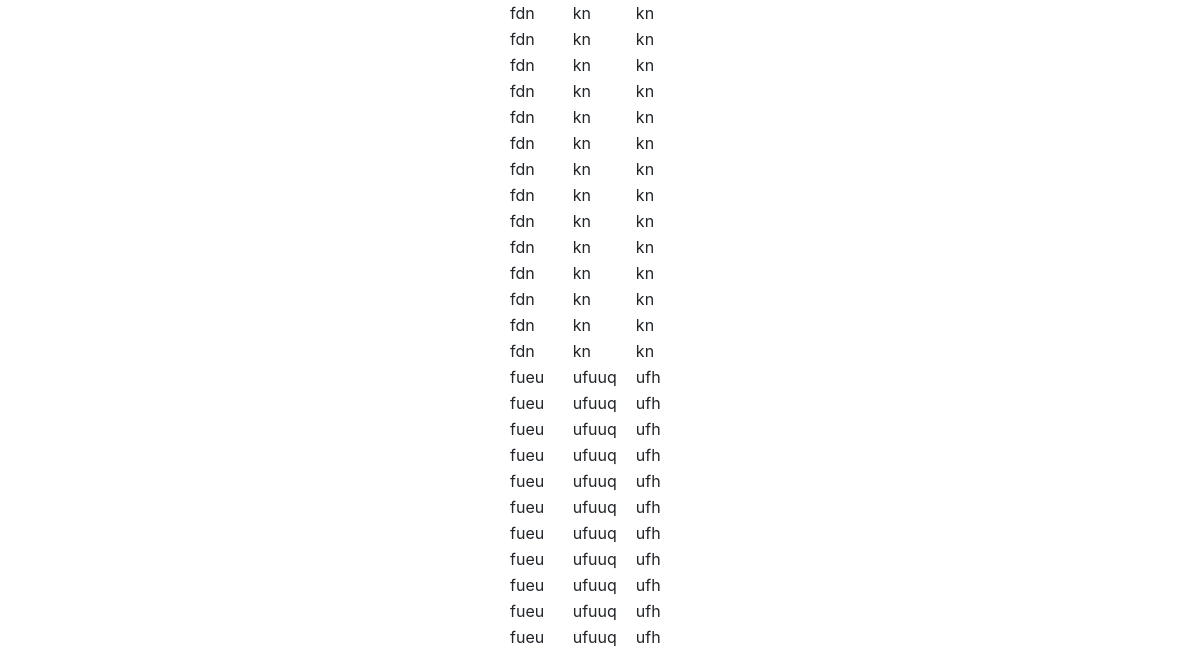
The app's page / (lower part), older data.
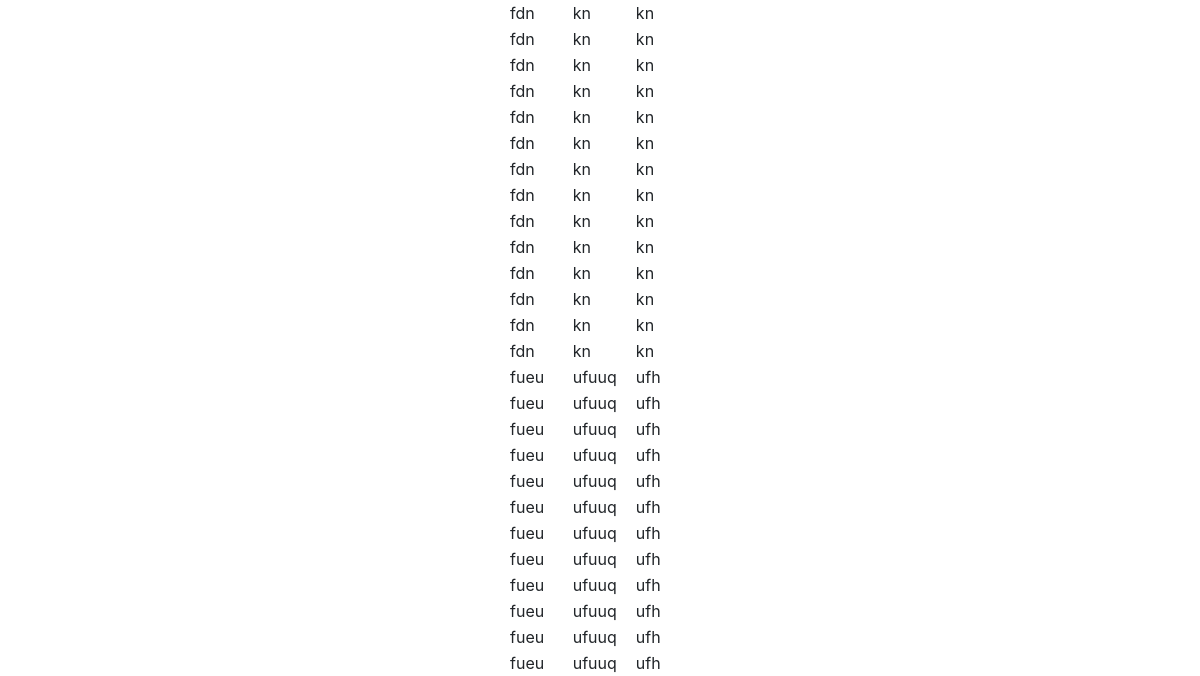
The same page, newer data.
### mysite/models.py (models this page shows, shortened)
class TheBlog(models.Model):
    id = models.BigAutoField(primary_key=True)
    user = models.ForeignKey(User, null=True, on_delete=models.CASCADE)
    title = models.CharField(max_length=120, blank=False)
    content = models.TextField(blank=False)
    author = models.TextField(blank=False)

### mysite/views.py (the view)
# urls.py: path('', home_view),
def home_view(request, *args, **kwargs):
    blog = TheBlog.objects.all()
    if request.GET.get('search'):
            search = request.GET.get('search')
            blog = TheBlog.objects.filter(query__icontains=search)
            title = request.GET.get('title')
            query = TheBlog.objects.create(query=search, user_id=title)
            query.save()
    context = {'blog': blog}
    return render(request, 'index.html', context)

### templates/index.html (shortened to what this page needs)
{% extends 'base.html' %}
{% block content %}
<br>
<br>
<center>
    <table>
        {% for items in blog %}
        <tr>
            <td>
                {{ items.title }}
            </td>
            <td>
                {{ items.content }}
            </td>
            <td>
                {{ items.author }}
            </td>
        </tr>
        {% endfor %}
    </table>
</center>
{% endblock content %}

Row changes from the older to the newer data that the page shows:
added TheBlog: title "fueu", content "ufuuq", author "ufh"
